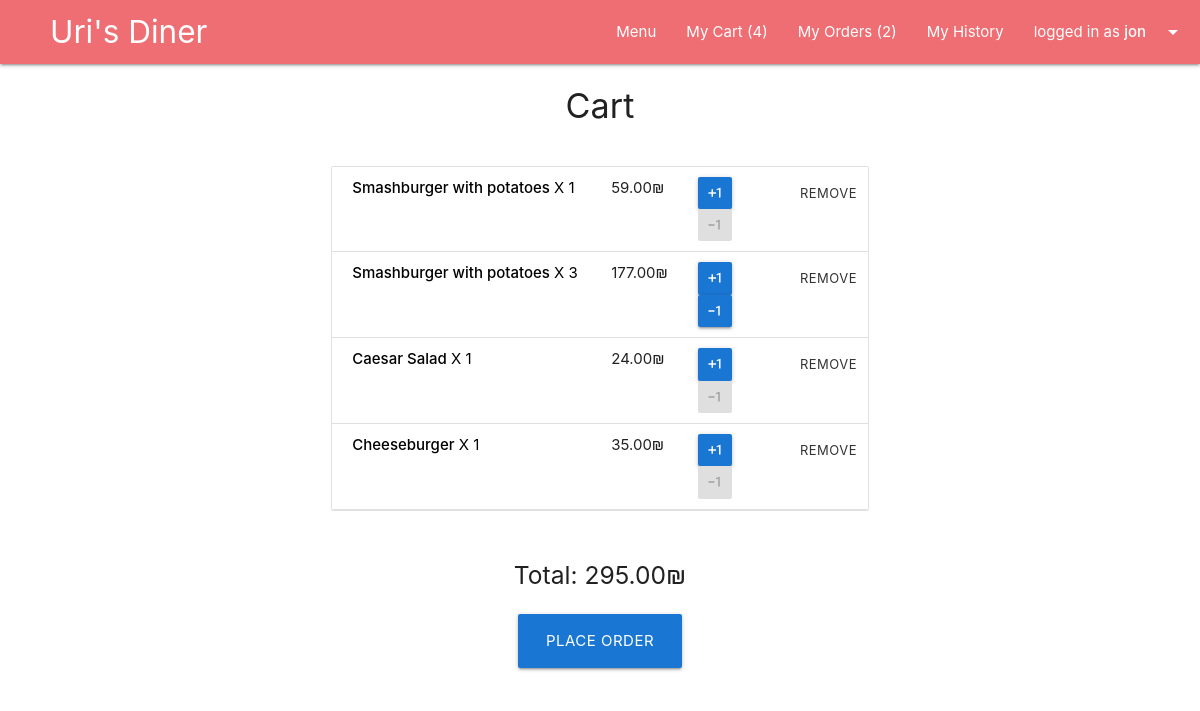
The app's page /cart/ (signed in), older data.
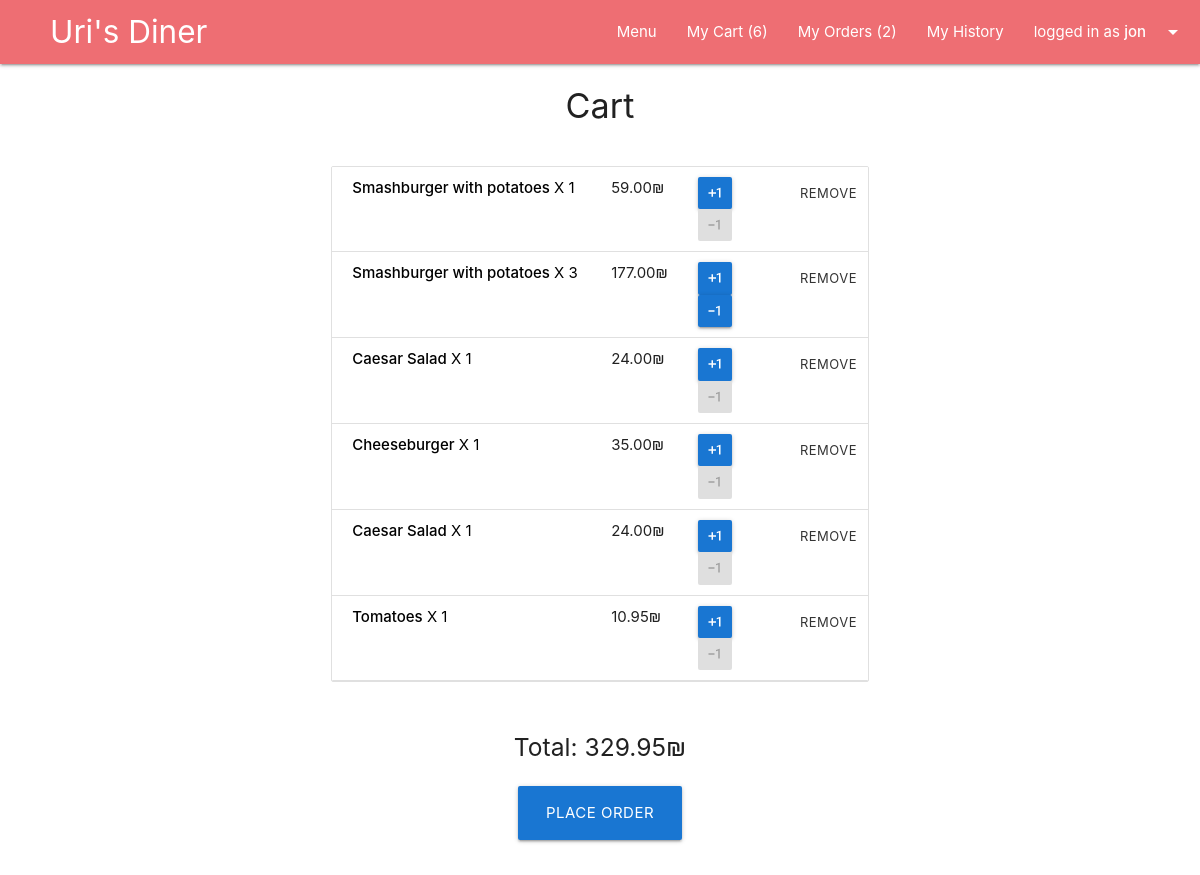
The same page, newer data.
### main/models.py (models this page shows, shortened)
class Item(models.Model):
    dish = models.ForeignKey(Dish, on_delete=models.CASCADE, blank=False)
    cart = models.ForeignKey(Cart, on_delete=models.CASCADE, blank=False)
    amount = models.IntegerField(blank=False, default=1)
    @property
    def item_total(self):
        total = self.amount * self.dish.price
        return total

class Dish(models.Model):
    name = models.CharField(max_length=50, blank=False)
    price = models.DecimalField(max_digits=5, decimal_places=2, blank=False)
    description = models.CharField(max_length=300, blank=False)
    is_gluten_free = models.BooleanField(default=False)
    is_vegeterian = models.BooleanField(default=False)
    category = models.ForeignKey(Category, on_delete=models.CASCADE, limit_choices_to={'is_deleted':False})
    is_deleted = models.BooleanField(default=False)
    image_Url = models.URLField(null=True, blank=True)
    image_file = models.ImageField(upload_to=dish_image_path, null=True, blank=True)

class Cart(models.Model):
    user = models.ForeignKey(User, on_delete=models.CASCADE, blank=False)
    @property
    def total_to_pay(self):
        total = sum(item.item_total for item in self.item_set.all())
        return total

### main/views.py (the view)
# urls.py: path('cart/', views.show_cart, name="show_cart"),
@login_required(login_url='user_login')
def show_cart(request):
    cart = request.user.cart_set.last()
    return render(request, 'main/cart.html', {'cart':cart})

### main/context_processors.py (called while the page is built)
def site_wide_data(request):
    try:
        data = {
        'open_orders_number' : len(Cart.objects.filter(delivery__is_delivered=False)),
        'my_open_orders_number' : len(Delivery.objects.filter(order__user=request.user).filter(is_delivered=False)),
        'my_cart_items_number' : len(User.objects.get(id=request.user.id).cart_set.last().item_set.all())
        }
    except:
        data = {}
    return data

### main/templates/main/cart.html (shortened to what this page needs)
{% extends 'layouts/main.html' %}
{% block main-content %}
<div class="container">
  <div class="row center-align">
    <h4>Cart</h4>
  </div>
  {% if cart.total_to_pay > 0 %}
  <div class="row">
    <div class="col l8 offset-l2">
      <ul class="collection">
        {% for item in cart.item_set.all %}
        <li class="collection-item">
          <div class="row no-bottom-margin">
            <div class="col l6">
              <a class="modal-trigger" href="#{{item.dish.name}}">
                <strong>{{item.dish.name}}</strong> X {{item.amount}}
              </a>
            </div>
            <div class="col l2">{{item.item_total}}₪</div>
            <div class="col l2">
              <form class="change-item-btn"
                action="{% url 'change_cart_item' %}" method="POST">
                <button class="btn btn-small plus-minus-btn" type="submit">
                  <i class="material-icons">exposure_plus_1</i>
                </button>
              </form>
              {% if item.amount > 1 %}
              <form class="change-item-btn"
                action="{% url 'change_cart_item' %}" method="POST">
                <button class="btn btn-small plus-minus-btn" type="submit">
                  <i class="material-icons">exposure_neg_1</i>
                </button>
              </form>
              {% else %}
              <div class="btn btn-small disabled plus-minus-btn"><i
                  class="material-icons">exposure_neg_1</i></div>
              {% endif %}
            </div>
            <div class="col l1">
              <form action="{% url 'delete_cart_item' %}" method="POST">
                <button class="btn-small btn-flat" type="submit">Remove</button>
              </form>
            </div>
          </div>
        </li>
        {% endfor %}
      </ul>
    </div>
  </div>
  <div class="row">
    <div class="col l6 offset-l3 center-align">
      <h5>Total: {{cart.total_to_pay}}₪</h5>
      <div class="section">
        <a class="btn btn-large" href="{% url 'fill_order' %}">Place order</a>
      </div>
      {% else %}
      <div class="row center-align">
        <div class="section">
          <h6>Your cart is empty.</h6>
        </div>
      </div>
      {% endif %}
    </div>
  </div>
</div>
{% endblock main-content %}

### templates/common/navbar.html (shortened to what this page needs)
{% load static %}
<nav>
  <div class="nav-wrapper">
    <a href="{% url 'main' %}" class="brand-logo" style="left: 50px"> Uri's Diner</a>
    <ul class="right">
      <li><a href="{% url 'menu_all_categories' %}">Menu</a></li>
      {% if request.user.username %}
      {% if request.user.is_staff == True %}
      <li><a href="{% url 'manage_orders' %}">Open Orders
          ({{open_orders_number}})</a></li>
      <li><a href="{% url 'show_orders_history' %}">Orders History</a></li>
      {% else %}
      <li><a href="{% url 'show_cart' %}">My Cart
          ({{my_cart_items_number}})</a></li>
      <li><a href="{% url 'show_delivery' %}">My Orders
          ({{my_open_orders_number}})
        </a></li>
      <li><a href="{% url 'user_history' %}">My History</a></li>
      {% endif %}
      <li><a class="dropdown-trigger" href="#!"
          data-target="user-dropdown">logged in as
          <strong>{{request.user.username}}</strong><i
            class="material-icons right">arrow_drop_down</i></a></li>
      {% else %}
      <li><a href="{% url 'user_login' %}">Log In</a></li>
      <li><a href="{% url 'user_signup' %}">Sign up</a></li>
      {% endif %}
    </ul>
  </div>
</nav>

Row changes from the older to the newer data that the page shows:
added Item: dish.name "Caesar Salad", amount "1", item_total "24.00"
added Item: dish.name "Tomatoes", amount "1", item_total "10.95"
computed for Cart: total_to_pay "295.00" → "329.95"
Text that changed along with them:
{{ my_cart_items_number }}: "4" → "6"
